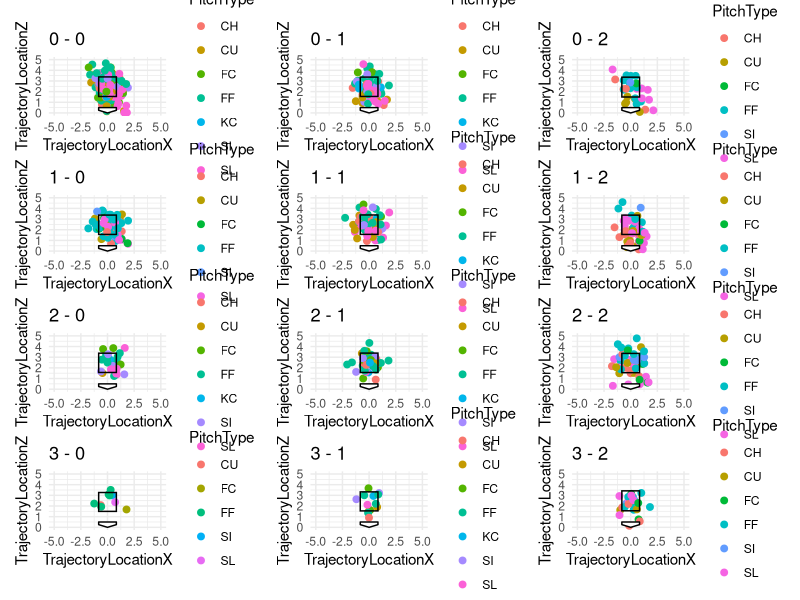

R code for this plot:
library(ggplot2)
library(readr)
library(tidyverse)
library(patchwork) 

# Load data
data <- read_csv("AnalyticsQuestionnairePitchData.csv")


data <- data %>%
  filter(PitchType != "NULL")

home_plate <- data.frame(
  x = c(-0.83, 0.83, 0.83, 0, -0.83),
  y = c(0.5, 0.5, 0.25, 0, 0.25)
)

plots <- list()


create_plot <- function(balls, strikes) {
  filtered_data <- data %>%
    filter(Balls == balls & Strikes == strikes)
  

  if (nrow(filtered_data) > 0) {
    plot <- ggplot(filtered_data, aes(x = TrajectoryLocationX, y = TrajectoryLocationZ, color = PitchType)) +
      geom_point(size = 2) +
      annotate("rect", xmin = -0.83, xmax = 0.83, 
               ymin = mean(filtered_data$StrikeZoneBottom, na.rm = TRUE), 
               ymax = mean(filtered_data$StrikeZoneTop, na.rm = TRUE), 
               fill = NA, color = "black", size = 0.5) +
      coord_fixed(ratio = 1) +
      geom_polygon(data = home_plate, aes(x = x, y = y), fill = "white", color = "black", size = 0.5) +
      xlim(c(-5, 5)) +
      ylim(c(0, 5)) +
      theme_minimal() +
      ggtitle(paste(balls, "-", strikes))
    
    return(plot)
  } else {
    return(NULL)
  }
}


for (balls in 0:3) {
  for (strikes in 0:3) {
    plot <- create_plot(balls, strikes)
    if (!is.null(plot)) {
      plots[[paste(balls, strikes, sep = "-")]] <- plot
    }
  }
}

locations <- wrap_plots(plots) + plot_layout(ncol = 3) 

# Save the combined plot
ggsave("./Tigers/locations.png", locations, width = 12, height = 8)
